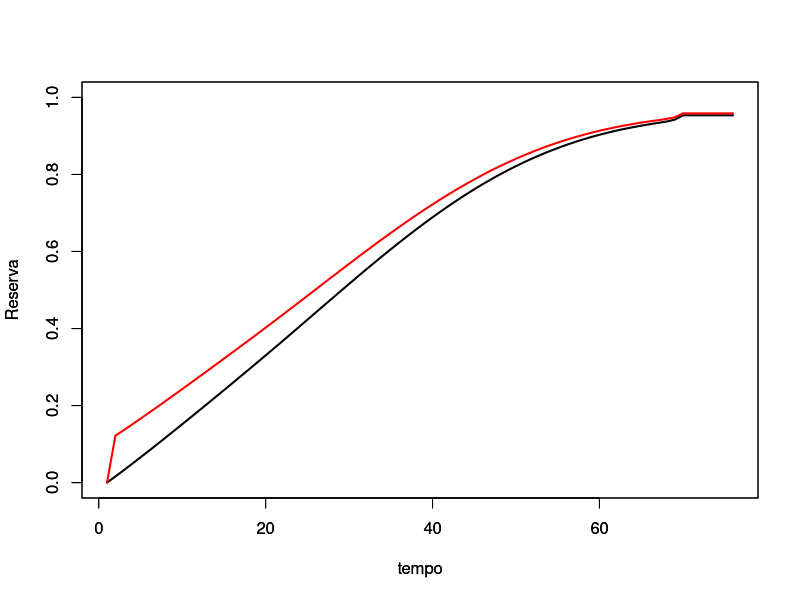

Recreate this plot in R. (Note: this script raises an error after producing the figure.)
tabuas<- read.table('Tabuas.txt', header=T)
attach(tabuas)

AX<-function( i, idade,b,tabua)  {  
  qx<-tabua
  px<-1-qx
  n<-max(Idade)-idade
  v <- (1/(i+1))^(1:n)                                
  
  pxx <- c(1, cumprod( px[(idade+1):(idade+n-1)]) ) 
  if(n==1){
    pxx<-1
  }
  qxx <- c(qx[(idade+1):(idade+n)])
  
  Ax <- b* sum(v*pxx*qxx)
  
  if(n==0){
    Ax<-0
  }
  return (Ax)
}


ax<-function(i,idade,b,tabua){
  px<- 1-tabua
  v <- 1/(1+i)
  n<-max(Idade)-idade
  pxx    <- c(1, cumprod(px[(idade+1):(length(px)-1)]) )
  if(n==1){
    pxx<-1
  }
  t         <- (0:(length(pxx)-1))
  if(n==0){
    ax<-0
  }
  ax      <- b*sum(v^(t)*pxx)
  return(ax)
}



p<-AX(0.03,40,1,tabuas$AT_49_qx)/ax(0.03,40,1,tabuas$AT_49_qx)

Vr<-Vrv<-(1:(max(Idade)-40))*0

Vr[1]<-Vrv[1]<-0

for (i in 1:(max(Idade)-41)){
  
  Vr[i+1]=AX(0.03,40+i,1,tabuas$AT_49_qx)-p*ax(0.03,40+i,1,tabuas$AT_49_qx)
  Vrv[i+1]=(AX(0.03,40+i,1,tabuas$AT_49_qx)+0.005*ax(0.03,40+i,1,tabuas$AT_49_qx))-(p)*ax(0.03,40+i,1,tabuas$AT_49_qx)
}

plot(Vr,type='l',ylim=c(0,1),ylab="Reserva",xlab="tempo",lwd=2)
par(new=T)
plot(Vrv,type='l',col='red',ylim=c(0,1),ylab="Reserva",xlab="tempo",lwd=2)

#----------------------------------------------------------------------------------------
#----------------------------------------------------------------------------------------
#----------------------------------------------------------------------------------------
#----------------------------------------------------------------------------------------
#-----------------------------------------------------GRÁFICOS DE RESERVAS

rm(list=ls(all=T))

tabua<- read.table('Tabuas.txt', header=T)
attach(tabua)

#  O código do R faz arrendondamentos, pois usa a coluna lx e não a q
# motivo da suavição do grafico. 
anx<-function(i,idade,n,b,tabua){
  v       <- 1/(1+i) 
  px     <- 1-tabua
  pxx   <- c(1, cumprod(px[(idade+1):(idade+n-1)]) )
  if(n==1){
    pxx<-1
  }
  t        <- (0:(length(pxx)-1))
  anx     <- b*sum(v^(t)*pxx)
  if(n==0){
    anx<-0
  }
  if(n<0){anx=0}
  return(anx)
}

dotalP<-function(i,idade,n,b,tabua){
  px<-1-tabua
  V <- 1/(i+1)^n
  npx <- prod( px[(idade+1):(idade+n)])
   Dt <- V*npx*b
   if(n<0){Dt=0}
  return(Dt)
}

#  xm é a idade em que vai se aposentar
Pr<-function(i,x,xm,b,tabua){
  q<-tabua
  m<-xm-x
  pr<-(dotalP(i,x,m,1,q)*anx(i,xm, ((length(q)-1)-(xm)),1,q))/anx(i,x,m,1,q)
  if(pr=='NaN'){pr<-0}
  return(pr)
}


#  xm é a idade em que x vai se aposentar
Reserva <-function(i,x,tabua,xm,t,b){
  qq <-tabua
  m  <-(xm-x)
  if(t<m){
       Vr <- dotalP(i,(x+t),(m-t),b,qq)*anx(i,xm,((length(qq)-1)-xm),b,qq)-pr*anx(i,(x+t),(m-t),b,qq)
  } else{
       Vr <- anx(i,(x+t),((length(qq)-1)-(x+t)),b,qq)
  }
  return(Vr)
}


#----------------------------------------------------------------
PNI = (f_anuidade(idade=65, i=0.2, lx=tabua$lx, benef=1, postec = FALSE, temp=NA, dif=5))/
       f_anuidade(idade=65, i=0.2, lx=tabua$lx, benef=1, postec = FALSE, temp=5, dif=NA)
pr<-Pr(0.2,65,70,1,tabua$qx)
PNI;pr
# m=5, t=4, x=65
V4 =  (f_anuidade(idade=69, i=0.2, lx=tabua$lx, benef=1, postec = FALSE, temp=NA, dif=1)) - 
       PNI*f_anuidade(idade=69, i=0.2, lx=tabua$lx, benef=1, postec = FALSE, temp=1, dif=NA)

V4;Reserva(0.2,65,tabua$qx,70,4,1)

#------------------------------------------------------------------------





#----------------------------------------------------------
id    <- 35:65        # variar a idade inicial
tempo <- 0:81         # Tempo passado   ( ajustar o tempo para que não ultrapasse a tabua)
nome_do_arquivo <- "dados1.txt"
arquivo         <- file(nome_do_arquivo, "w") # Abrir o arquivo para escrita


  aux <- 0
  
for(Id in 1:length(id)){   # IDADES
  
  pr  <- Pr(0.2,id[Id],70,1,tabua$AT_49_qx)
  aux <- aux+1
  
  for (j in 1:length(tempo)){
  
  V <- Reserva(0.2,id[Id],tabua$AT_49_qx,70,tempo[j],1)
  
  if(!is.na(V)){
    
  linha <- paste(id[Id],tempo[j],V,collapse = "\t") 
  # Separador de tabulação (\t) entre as colunas
  
    cat(linha, file = arquivo)
    cat("\n", file = arquivo)}
  
}
  cat("\n", file = arquivo)
  aux<-aux+1 
  
 }

close(arquivo)

par(mfrow = c(1, 2)) 




Vr<-(1:80)*0

 Reserva(0.03,35,tabua$qx,70,36,1)
 anx(0.03,71,(max(tabua$Idades)-71),1,tabua$qx)


pr<-Pr(0.03,35,70,1,tabua$qx)

for (t in 1:80){
  Vr[t]= Reserva(0.03,35,tabua$qx,70,t,1)
}
plot(Vr,type='l',ylab="Reserva",xlab="tempo",lwd=2)


# Colocar no livro do leandro  
  n<-0:3
  p<-dbinom(n,3,0.6)
  fdp<-pbinom(n,3,0.6)
  U<-c(0.7, 0.1, 0.3, 0.1, 0.9, 0.5, 0.5, 0.7, 0.3, 0.10)
  N<-U*0
  for(i in 1:length(U)){
    if(U[i]<fdp[1]){
      N[i]<-0
    }else{ if((fdp[1]<=U[i])|(U[i]<fdp[2])){
      N[i]<-1}else{ 
        if((fdp[2]<=U[i])|(U[i]<fdp[3])){N[i]<-2}else{N[i]<-3}     }
      
    }
    
  }
  
 
  
  